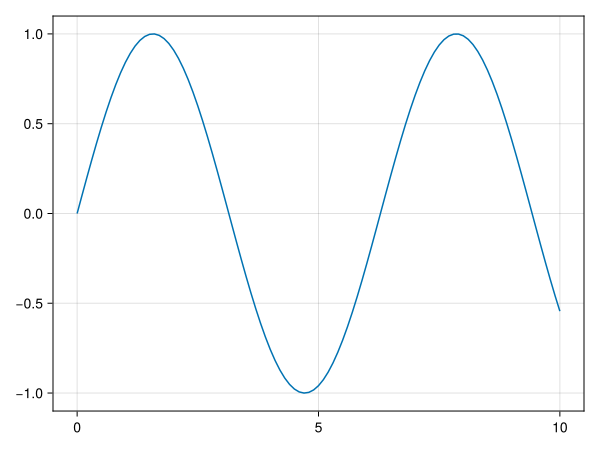

Reproduce this figure in Julia.
using CairoMakie
fig = lines(0:0.1:10, sin)
save("./makie.svg", fig)